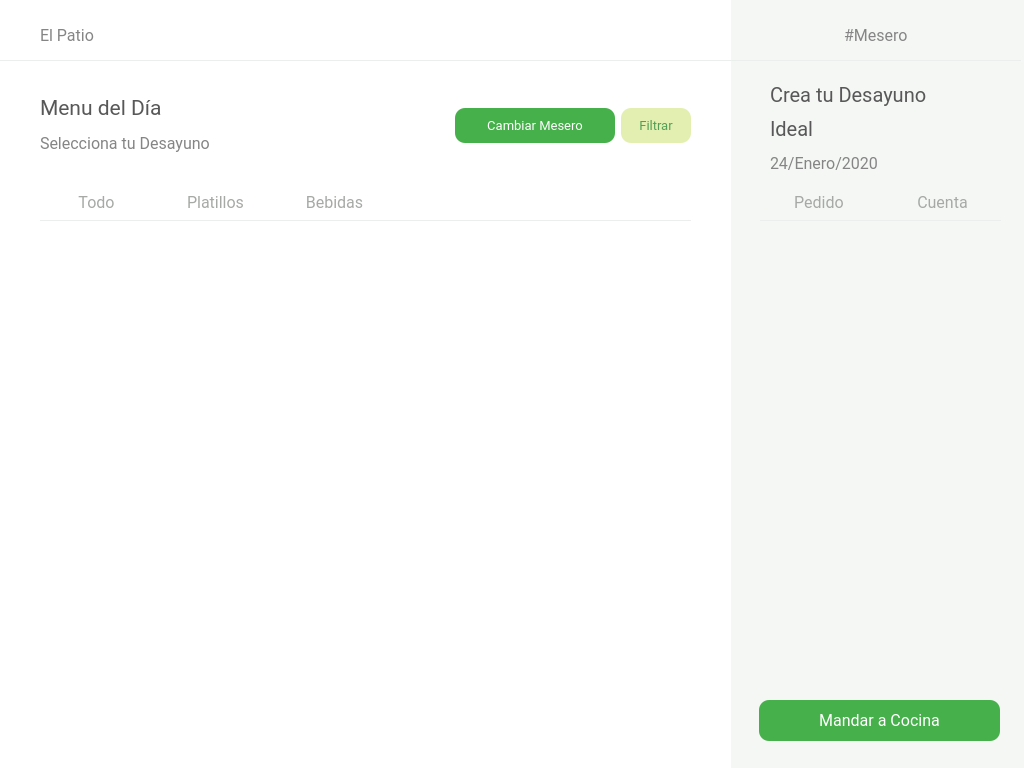
<?xml version="1.0" encoding="UTF-8"?>
<ui version="4.0">
 <class>mesero_menu_comandas</class>
 <widget class="QWidget" name="mesero_menu_comandas">
  <property name="geometry">
   <rect>
    <x>0</x>
    <y>0</y>
    <width>1024</width>
    <height>768</height>
   </rect>
  </property>
  <property name="windowTitle">
   <string>Form</string>
  </property>
  <widget class="QLabel" name="sideBar">
   <property name="geometry">
    <rect>
     <x>730</x>
     <y>0</y>
     <width>300</width>
     <height>768</height>
    </rect>
   </property>
   <property name="styleSheet">
    <string notr="true">background-color: rgb(244, 247, 244);</string>
   </property>
   <property name="text">
    <string/>
   </property>
  </widget>
  <widget class="QLabel" name="bg">
   <property name="geometry">
    <rect>
     <x>0</x>
     <y>0</y>
     <width>731</width>
     <height>768</height>
    </rect>
   </property>
   <property name="font">
    <font>
     <family>Roboto</family>
    </font>
   </property>
   <property name="styleSheet">
    <string notr="true">background-color: rgb(255, 255, 255);</string>
   </property>
   <property name="text">
    <string/>
   </property>
  </widget>
  <widget class="QLabel" name="line">
   <property name="geometry">
    <rect>
     <x>0</x>
     <y>60</y>
     <width>1021</width>
     <height>1</height>
    </rect>
   </property>
   <property name="styleSheet">
    <string notr="true">background-color: rgb(236, 238, 238);
</string>
   </property>
   <property name="text">
    <string/>
   </property>
  </widget>
  <widget class="QLabel" name="line_2">
   <property name="geometry">
    <rect>
     <x>40</x>
     <y>220</y>
     <width>651</width>
     <height>1</height>
    </rect>
   </property>
   <property name="styleSheet">
    <string notr="true">background-color: rgb(236, 238, 238);
</string>
   </property>
   <property name="text">
    <string/>
   </property>
  </widget>
  <widget class="QWidget" name="layoutWidget">
   <property name="geometry">
    <rect>
     <x>730</x>
     <y>20</y>
     <width>291</width>
     <height>30</height>
    </rect>
   </property>
   <layout class="QHBoxLayout" name="Encabezados">
    <item>
     <spacer name="horizontalSpacer">
      <property name="orientation">
       <enum>Qt::Horizontal</enum>
      </property>
      <property name="sizeHint" stdset="0">
       <size>
        <width>40</width>
        <height>20</height>
       </size>
      </property>
     </spacer>
    </item>
    <item>
     <widget class="QLabel" name="nombreMesero">
      <property name="font">
       <font>
        <family>Roboto</family>
        <pointsize>12</pointsize>
       </font>
      </property>
      <property name="styleSheet">
       <string notr="true">color: rgb(133, 133, 133);
</string>
      </property>
      <property name="text">
       <string>#Mesero</string>
      </property>
     </widget>
    </item>
    <item>
     <spacer name="horizontalSpacer_2">
      <property name="orientation">
       <enum>Qt::Horizontal</enum>
      </property>
      <property name="sizeHint" stdset="0">
       <size>
        <width>40</width>
        <height>20</height>
       </size>
      </property>
     </spacer>
    </item>
   </layout>
  </widget>
  <widget class="QWidget" name="layoutWidget">
   <property name="geometry">
    <rect>
     <x>0</x>
     <y>20</y>
     <width>731</width>
     <height>30</height>
    </rect>
   </property>
   <layout class="QHBoxLayout" name="Encabezados2">
    <item>
     <spacer name="horizontalSpacer_4">
      <property name="orientation">
       <enum>Qt::Horizontal</enum>
      </property>
      <property name="sizeType">
       <enum>QSizePolicy::Preferred</enum>
      </property>
      <property name="sizeHint" stdset="0">
       <size>
        <width>40</width>
        <height>20</height>
       </size>
      </property>
     </spacer>
    </item>
    <item>
     <widget class="QLabel" name="elPatio">
      <property name="font">
       <font>
        <family>Roboto</family>
        <pointsize>12</pointsize>
       </font>
      </property>
      <property name="styleSheet">
       <string notr="true">color: rgb(133, 133, 133);
</string>
      </property>
      <property name="text">
       <string>El Patio</string>
      </property>
     </widget>
    </item>
    <item>
     <spacer name="horizontalSpacer_3">
      <property name="orientation">
       <enum>Qt::Horizontal</enum>
      </property>
      <property name="sizeHint" stdset="0">
       <size>
        <width>40</width>
        <height>20</height>
       </size>
      </property>
     </spacer>
    </item>
   </layout>
  </widget>
  <widget class="QWidget" name="layoutWidget">
   <property name="geometry">
    <rect>
     <x>40</x>
     <y>90</y>
     <width>651</width>
     <height>71</height>
    </rect>
   </property>
   <layout class="QHBoxLayout" name="MenuTop">
    <item>
     <layout class="QVBoxLayout" name="LetrasMenu">
      <property name="spacing">
       <number>1</number>
      </property>
      <item>
       <widget class="QLabel" name="elPatio_2">
        <property name="font">
         <font>
          <family>Roboto</family>
          <pointsize>16</pointsize>
         </font>
        </property>
        <property name="styleSheet">
         <string notr="true">color: #585858
</string>
        </property>
        <property name="text">
         <string>Menu del Día</string>
        </property>
       </widget>
      </item>
      <item>
       <widget class="QLabel" name="elPatio_3">
        <property name="font">
         <font>
          <family>Roboto</family>
          <pointsize>12</pointsize>
         </font>
        </property>
        <property name="styleSheet">
         <string notr="true">color: rgb(133, 133, 133);
</string>
        </property>
        <property name="text">
         <string>Selecciona tu Desayuno</string>
        </property>
       </widget>
      </item>
     </layout>
    </item>
    <item>
     <layout class="QHBoxLayout" name="BtnsMenu">
      <item>
       <spacer name="horizontalSpacer_5">
        <property name="orientation">
         <enum>Qt::Horizontal</enum>
        </property>
        <property name="sizeHint" stdset="0">
         <size>
          <width>40</width>
          <height>20</height>
         </size>
        </property>
       </spacer>
      </item>
      <item>
       <widget class="QPushButton" name="btnCambiarMesero">
        <property name="minimumSize">
         <size>
          <width>160</width>
          <height>35</height>
         </size>
        </property>
        <property name="maximumSize">
         <size>
          <width>100</width>
          <height>16777215</height>
         </size>
        </property>
        <property name="font">
         <font>
          <family>Roboto</family>
          <pointsize>10</pointsize>
         </font>
        </property>
        <property name="cursor">
         <cursorShape>PointingHandCursor</cursorShape>
        </property>
        <property name="styleSheet">
         <string notr="true">*{
	color: white;
	border-radius: 10px;
	background-color: #46B04A;
	border: none;
	padding: 5px;
}

:hover{
	background-color: white;
	border: 1px solid #46B04A;
	color: #46B04A;
}</string>
        </property>
        <property name="text">
         <string>Cambiar Mesero</string>
        </property>
       </widget>
      </item>
      <item>
       <widget class="QPushButton" name="btnFiltrar">
        <property name="minimumSize">
         <size>
          <width>70</width>
          <height>35</height>
         </size>
        </property>
        <property name="maximumSize">
         <size>
          <width>60</width>
          <height>16777215</height>
         </size>
        </property>
        <property name="font">
         <font>
          <family>Roboto</family>
          <pointsize>10</pointsize>
         </font>
        </property>
        <property name="cursor">
         <cursorShape>PointingHandCursor</cursorShape>
        </property>
        <property name="styleSheet">
         <string notr="true">*{
	color: #539E56;
	border-radius: 10px;
	background-color: #E3EFB0;
	border: none;
	padding: 5px;
}

:hover{
	background-color: white;
	border: 1px solid #46B04A;
	color: #46B04A;
}</string>
        </property>
        <property name="text">
         <string>Filtrar</string>
        </property>
       </widget>
      </item>
     </layout>
    </item>
   </layout>
  </widget>
  <widget class="QPushButton" name="btnMandarCocina">
   <property name="geometry">
    <rect>
     <x>759</x>
     <y>700</y>
     <width>241</width>
     <height>41</height>
    </rect>
   </property>
   <property name="minimumSize">
    <size>
     <width>150</width>
     <height>35</height>
    </size>
   </property>
   <property name="maximumSize">
    <size>
     <width>16777215</width>
     <height>16777215</height>
    </size>
   </property>
   <property name="font">
    <font>
     <family>Roboto</family>
     <pointsize>12</pointsize>
    </font>
   </property>
   <property name="cursor">
    <cursorShape>PointingHandCursor</cursorShape>
   </property>
   <property name="styleSheet">
    <string notr="true">*{
	color: white;
	border-radius: 10px;
	background-color: #46B04A;
	border: none;
	padding: 5px;
}

:hover{
	background-color: white;
	border: 1px solid #46B04A;
	color: #46B04A;
}</string>
   </property>
   <property name="text">
    <string>Mandar a Cocina</string>
   </property>
  </widget>
  <widget class="QLabel" name="line_3">
   <property name="geometry">
    <rect>
     <x>760</x>
     <y>220</y>
     <width>241</width>
     <height>1</height>
    </rect>
   </property>
   <property name="styleSheet">
    <string notr="true">background-color: rgb(236, 238, 238);
</string>
   </property>
   <property name="text">
    <string/>
   </property>
  </widget>
  <widget class="QWidget" name="layoutWidget_2">
   <property name="geometry">
    <rect>
     <x>760</x>
     <y>190</y>
     <width>241</width>
     <height>26</height>
    </rect>
   </property>
   <layout class="QHBoxLayout" name="botonesSideBar">
    <item>
     <widget class="QPushButton" name="btnPlatillos_2">
      <property name="font">
       <font>
        <family>Roboto</family>
        <pointsize>12</pointsize>
        <weight>50</weight>
        <bold>false</bold>
       </font>
      </property>
      <property name="cursor">
       <cursorShape>PointingHandCursor</cursorShape>
      </property>
      <property name="styleSheet">
       <string notr="true">*{
	border: none;
	color: #A6A9A5;
}

:hover{
	color: #585858;
}
</string>
      </property>
      <property name="text">
       <string>Pedido</string>
      </property>
     </widget>
    </item>
    <item>
     <widget class="QPushButton" name="btnBebidas_2">
      <property name="font">
       <font>
        <family>Roboto</family>
        <pointsize>12</pointsize>
        <weight>50</weight>
        <bold>false</bold>
       </font>
      </property>
      <property name="cursor">
       <cursorShape>PointingHandCursor</cursorShape>
      </property>
      <property name="styleSheet">
       <string notr="true">*{
	border: none;
	color: #A6A9A5;
}

:hover{
	color: #585858;
}
</string>
      </property>
      <property name="text">
       <string>Cuenta</string>
      </property>
     </widget>
    </item>
   </layout>
  </widget>
  <widget class="QWidget" name="layoutWidget_3">
   <property name="geometry">
    <rect>
     <x>770</x>
     <y>80</y>
     <width>231</width>
     <height>98</height>
    </rect>
   </property>
   <layout class="QVBoxLayout" name="SideBarLetras">
    <item>
     <widget class="QLabel" name="elPatio_4">
      <property name="font">
       <font>
        <family>Roboto</family>
        <pointsize>15</pointsize>
       </font>
      </property>
      <property name="styleSheet">
       <string notr="true">color: #585858
</string>
      </property>
      <property name="text">
       <string>Crea tu Desayuno</string>
      </property>
     </widget>
    </item>
    <item>
     <widget class="QLabel" name="elPatio_6">
      <property name="font">
       <font>
        <family>Roboto</family>
        <pointsize>15</pointsize>
       </font>
      </property>
      <property name="styleSheet">
       <string notr="true">color: #585858
</string>
      </property>
      <property name="text">
       <string>Ideal</string>
      </property>
     </widget>
    </item>
    <item>
     <widget class="QLabel" name="elPatio_5">
      <property name="font">
       <font>
        <family>Roboto</family>
        <pointsize>12</pointsize>
       </font>
      </property>
      <property name="styleSheet">
       <string notr="true">color: rgb(133, 133, 133);
</string>
      </property>
      <property name="text">
       <string>24/Enero/2020</string>
      </property>
     </widget>
    </item>
   </layout>
  </widget>
  <widget class="QWidget" name="layoutWidget">
   <property name="geometry">
    <rect>
     <x>40</x>
     <y>190</y>
     <width>351</width>
     <height>26</height>
    </rect>
   </property>
   <layout class="QHBoxLayout" name="botonesMenu">
    <item>
     <widget class="QPushButton" name="btnTodo">
      <property name="font">
       <font>
        <family>Roboto</family>
        <pointsize>12</pointsize>
        <weight>50</weight>
        <bold>false</bold>
       </font>
      </property>
      <property name="cursor">
       <cursorShape>PointingHandCursor</cursorShape>
      </property>
      <property name="styleSheet">
       <string notr="true">*{
	border: none;
	color: #A6A9A5;
}

:hover{
	color: #585858;
}
</string>
      </property>
      <property name="text">
       <string>Todo</string>
      </property>
     </widget>
    </item>
    <item>
     <widget class="QPushButton" name="btnPlatillos">
      <property name="font">
       <font>
        <family>Roboto</family>
        <pointsize>12</pointsize>
        <weight>50</weight>
        <bold>false</bold>
       </font>
      </property>
      <property name="cursor">
       <cursorShape>PointingHandCursor</cursorShape>
      </property>
      <property name="styleSheet">
       <string notr="true">*{
	border: none;
	color: #A6A9A5;
}

:hover{
	color: #585858;
}
</string>
      </property>
      <property name="text">
       <string>Platillos</string>
      </property>
     </widget>
    </item>
    <item>
     <widget class="QPushButton" name="btnBebidas">
      <property name="font">
       <font>
        <family>Roboto</family>
        <pointsize>12</pointsize>
        <weight>50</weight>
        <bold>false</bold>
       </font>
      </property>
      <property name="cursor">
       <cursorShape>PointingHandCursor</cursorShape>
      </property>
      <property name="styleSheet">
       <string notr="true">*{
	border: none;
	color: #A6A9A5;
}

:hover{
	color: #585858;
}
</string>
      </property>
      <property name="text">
       <string>Bebidas</string>
      </property>
     </widget>
    </item>
   </layout>
  </widget>
  <widget class="QScrollArea" name="scrollArea">
   <property name="geometry">
    <rect>
     <x>30</x>
     <y>240</y>
     <width>671</width>
     <height>511</height>
    </rect>
   </property>
   <property name="minimumSize">
    <size>
     <width>0</width>
     <height>0</height>
    </size>
   </property>
   <property name="cursor" stdset="0">
    <cursorShape>ArrowCursor</cursorShape>
   </property>
   <property name="mouseTracking">
    <bool>false</bool>
   </property>
   <property name="styleSheet">
    <string notr="true">background-color: white;
border:none;</string>
   </property>
   <property name="verticalScrollBarPolicy">
    <enum>Qt::ScrollBarAsNeeded</enum>
   </property>
   <property name="horizontalScrollBarPolicy">
    <enum>Qt::ScrollBarAlwaysOff</enum>
   </property>
   <property name="sizeAdjustPolicy">
    <enum>QAbstractScrollArea::AdjustToContents</enum>
   </property>
   <property name="widgetResizable">
    <bool>true</bool>
   </property>
   <widget class="QWidget" name="scrollareaalbum">
    <property name="geometry">
     <rect>
      <x>0</x>
      <y>0</y>
      <width>671</width>
      <height>511</height>
     </rect>
    </property>
    <property name="cursor">
     <cursorShape>PointingHandCursor</cursorShape>
    </property>
    <property name="autoFillBackground">
     <bool>false</bool>
    </property>
    <layout class="QGridLayout" name="gridLayout_2">
     <item row="0" column="0">
      <layout class="QGridLayout" name="gridLayout">
       <property name="sizeConstraint">
        <enum>QLayout::SetMaximumSize</enum>
       </property>
      </layout>
     </item>
    </layout>
   </widget>
  </widget>
 </widget>
 <resources/>
 <connections/>
</ui>
